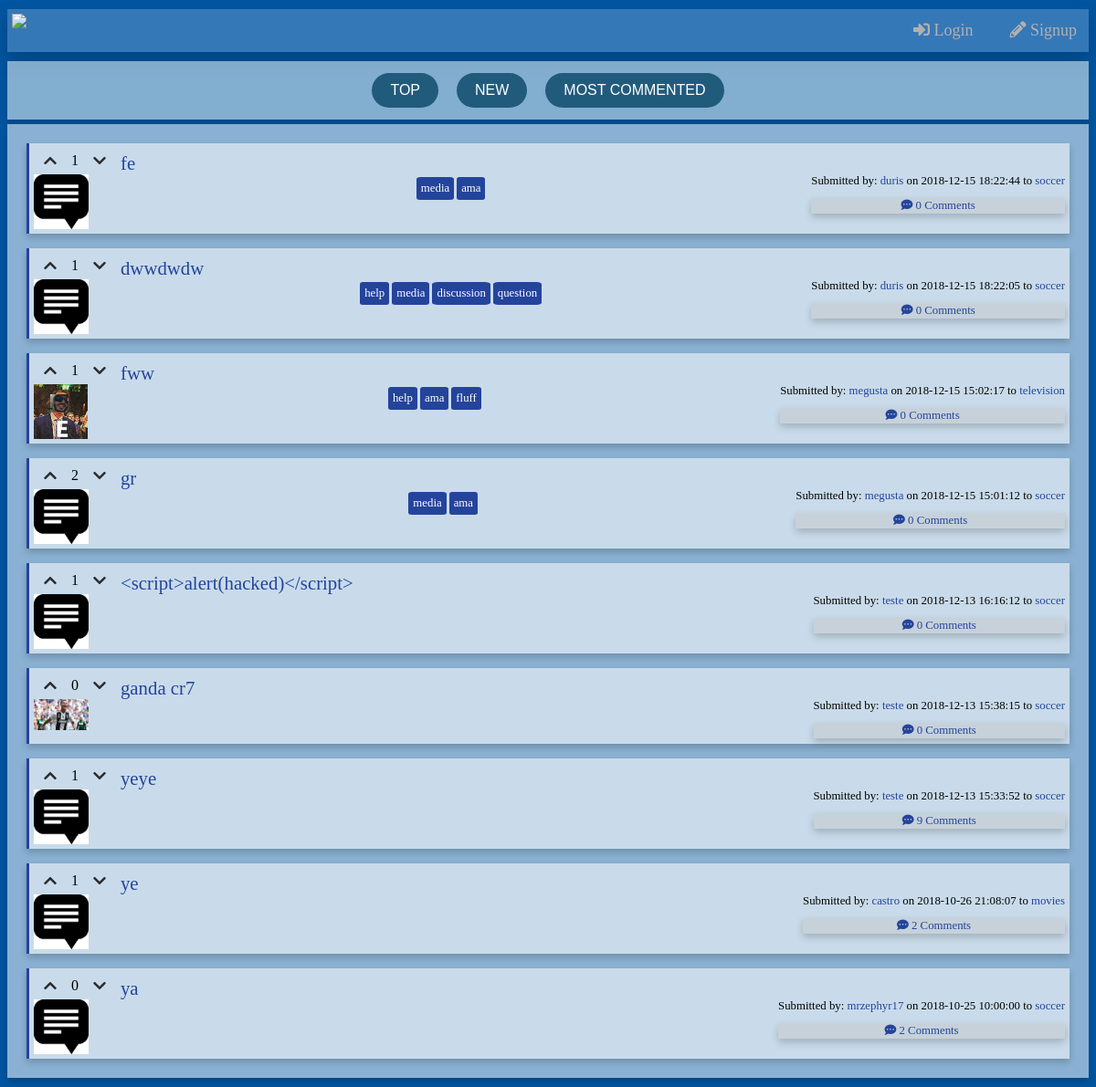
The page /pages/all.php on the database its author committed.
### tables this page shows
CREATE TABLE post (
    post_id INTEGER PRIMARY KEY,
    post_title VARCHAR,
    post_text VARCHAR,
    post_date DATETIME NOT NULL,
    post_img INTEGER REFERENCES image,
    post_op INTEGER NOT NULL REFERENCES user,
    post_father INTEGER REFERENCES post,
    channel_id INTEGER REFERENCES channel
);

CREATE TABLE tag (
    tag_id INTEGER PRIMARY KEY,
    tag_text VARCHAR NOT NULL
);

CREATE TABLE user (
    user_id INTEGER PRIMARY KEY, 
    user_name VARCHAR NOT NULL,
    user_pass VARCHAR NOT NULL,
    user_description VARCHAR,
    user_points INTEGER NOT NULL,
    user_avatar INTEGER REFERENCES image
);

CREATE TABLE channel (
    channel_id INTEGER PRIMARY KEY,
    channel_name VARCHAR NOT NULL,
    channel_desc VARCHAR NOT NULL,
    channel_header INTEGER REFERENCES image,
    channel_creator INTEGER REFERENCES user
);

### database/db_story.php (called while the page is built, shortened)
<?php
    function getAllStories($order = "post_date", $asc_desc = "DESC")
    {
        $db = Database::instance()->db();
        $stmt = $db->prepare("SELECT * FROM post WHERE post_title IS NOT NULL ORDER BY $order $asc_desc");
        $stmt->execute();
        return $stmt->fetchAll();
    }

### database/db_post.php (called while the page is built, shortened)
<?php
    function getVotes($post_id){
        $db = Database::instance()->db();
        $stmt = $db->prepare("SELECT COUNT(*) as numEntries FROM vote WHERE post_id = ?");
        $stmt->execute(array($post_id));
        $res = $stmt->fetch()['numEntries'];
        if($res == 0)
            return 0;
        $stmt = $db->prepare("SELECT SUM(vote) as num_votes FROM vote WHERE post_id = ?");
        $stmt->execute(array($post_id));
        return $stmt->fetch()['num_votes'];
    }
    function getStoryTags($story_id){
        $db = Database::instance()->db();
        $stmt = $db->prepare('SELECT tag_text FROM tag WHERE tag_id IN (SELECT tag_id FROM post_tag WHERE post_id = ?)');
        $stmt->execute(array($story_id));
        return $stmt->fetchAll();
    }
    function getNumComments($post_id){
        $numComments = 0;
        $comments = getChildComments($post_id);
        $result = getNumChildComments($post_id);
        $numComments+=$result;
        foreach($comments as $comment){
            $numComments+=getNumComments($comment['post_id']);
        }
        return $numComments;
    }
    function getChildComments($post_id, $order = "post_date", $asc_desc = "DESC")
    {
        $db = Database::instance()->db();
        $stmt = $db->prepare("SELECT * FROM post WHERE post_father = ? ORDER BY $order $asc_desc");
        $stmt->execute(array($post_id));
        return $stmt->fetchAll();
    }
    function getNumChildComments($post_id){
        $db = Database::instance()->db();
        $stmt = $db->prepare('SELECT COUNT(*) as numComments FROM post GROUP BY post_father HAVING post_father = ?');
        $stmt->execute(array($post_id));
        $res = $stmt->fetch()['numComments'];
        return $res == 0 ? 0 : $res;
    }

### database/db_user.php (called while the page is built, shortened)
<?php
    function getUserName($user_id){
        $db = Database::instance()->db();
        $stmt = $db->prepare('SELECT user_name FROM user WHERE user_id = ?');
        $stmt->execute(array($user_id));
        return $stmt->fetch()['user_name'];
    }

### database/db_channel.php (called while the page is built, shortened)
<?php
    function getChannel($channel_id)
    {
        $db = Database::instance()->db();
        $stmt = $db->prepare('SELECT * FROM channel WHERE channel_id = ?');
        $stmt->execute(array($channel_id));
        return $stmt->fetch();
    }
?>

### templates/tpl_stories.php (the view, shortened to what this page needs)
<?php function draw_stories($stories, $channel_id = null)
{
    ?>
  <section id="stories">
    <?php
    if($channel_id != -1){
    ?>
    <section id="sorting">
        <input type="button" value = "Top">
        <input type="button" value = "New">
        <input type="button" value = "Most commented">
    </section>
    <?php
    }
    ?>
    <section id="list">
  <?php
    foreach ($stories as $story) {
        draw_story_titles($story);
    } ?>
    </section>
<?php
}
    ?>
  <?php
function draw_story_titles($story)
{
  $upvote = 0;
  $downvote = 0;
    ?>
    <div class="titles">
      <div class="flex-container-1">
        <div style= "order: 4" class="title">
          <header><a href="../pages/story.php?id=<?=$story['post_id']?>"><?=htmlentities($story['post_title'])?></a></header>
        </div>
        <div style= "order: 1" class="vote" id="<?=$upvote?>">
            <button name="upvote"> <i class="fas fa-chevron-up"></i> </button>
        </div>
        <div style= "order: 3" class="vote" id="<?=$downvote?>">
            <button name="downvote">  <i class="fas fa-chevron-down"></i> </button>
        </div>
        <div style= "order: 2" class="vote-amount">
          <p><?=getVotes($story['post_id']) ?></p>
        </div>
      </div>
      <div class="flex-container-2">
      <?php
        draw_story_img($story);
      ?>
        <ul>
        <?php
          draw_tags($story['post_id']); ?>
        </ul>
        <?php draw_story_footer($story); ?>
      </div>
    </div>
  <?php
}
function draw_story_footer($story)
{
    ?>
  <footer>Submitted by: <a href="profile.php?id=<?=$story['post_op']?>"><?=getUserName($story['post_op'])?></a> on <?=$story['post_date']?> <?php
  if (basename($_SERVER['PHP_SELF']) !== 'channel.php') {
      ?>
  to <a href="../pages/channel.php?id=<?=$story['channel_id']?>"><?=getChannel($story['channel_id'])['channel_name']?></a>
    <?php
  } ?>
      <div class="num-comments">
      <a href="../pages/story.php?id=<?=$story['post_id']?>"><i class="fas fa-comment-dots"></i> <?=getNumComments($story['post_id'])?> Comments</a>
      </div>
  </footer>
        <?php
}
    ?>
    <?php
  function draw_story_img($story)
  {
      ?>
    <div class="storyimg">
        <img src="../images/originals/<?=$story['post_img']?>.jpg">
    </div>
      <?php
  }
    ?>
  </section> <?php
function draw_tags($story_id)
{
    $tags = getStoryTags($story_id);
    foreach ($tags as $tag) {
        ?>
    <li><a href="search.php?search_text=%23<?=$tag['tag_text']?>&search_type=stories&submit=Search"><?=$tag['tag_text']?></a></li>
    <?php
    }
}
    $children = getChildComments($comment['post_id']); ?>

### pages/all.php (shortened to what this page needs)
<?php
  include_once('../database/db_story.php');
  include_once('../database/db_post.php');
  include_once('../database/db_channel.php');
  include_once('../templates/tpl_common.php');
  include_once('../templates/tpl_stories.php');
  include_once('../database/db_user.php');
  $stories = getAllStories();
  if(isset($_SESSION['username']))
    draw_header($_SESSION['username']);
  else
    draw_header(null);
  foreach ($stories as $k => $story) {
      $stories[$k]['story_comments'] = getChildComments($story['post_id']);
  }
  draw_stories($stories);
  draw_footer();
?>

### templates/tpl_common.php (shortened to what this page needs)
<?php
include_once('../database/db_user.php');
function draw_header($username)
{
    ?>
    <!DOCTYPE html>
    <html>
        <head>
            <link rel="stylesheet" href="../css/style.css">
            <link rel="stylesheet" href="https://use.fontawesome.com/releases/v5.3.1/css/all.css">
        </head>
        <body>
            <header>
        <?php if ($username != null) {
            ?>
            <nav id="mySidenav" class="sidenav">
                <a href="../index.php"><img src="../../res/LogoSmall.png"> </a>
                <a href="javascript:void(0)" class="closebtn" onclick="closeNav()">&times;</a>
                <a href="profile.php?id=<?=getUserId($_SESSION['username'])?>"><i class="fas fa-user"></i> <?=$username?></a>
                <a href="../actions/action_logout.php"><i class="fas fa-arrow-left"></i> Logout</a>
                <a href="all.php"> <i class="fas fa-globe"></i> All</a>
                <a href="search.php"><i class="fas fa-search"></i> Search</a>
                <a href="create_channel.php"><i class="fas fa-plus-circle"></i> Create channel</a>
                <a href="add_story.php"><i class="fas fa-plus-circle"></i> Add story</a>
            </nav>
            <div class="menu">
             <span  onclick="openNav()">&#9776; Menu</span>
            </div>
             <div class = "header-flexbox">
                <a href="../index.php"><img src="../../res/LogoSmall.png"> </a>
                <div style= "order: 3" class="account">
                    <nav>
                        <ul>
                        <li><a href="profile.php?id=<?=getUserId($_SESSION['username'])?>"><i class="fas fa-user"></i> <?=$username?></a></li>
                        <li><a href="../actions/action_logout.php"><i class="fas fa-arrow-left"></i> Logout</a></li>
                        <ul>
                    </nav>
                </div>
                <div style= "order: 2" class="toolbar">
                    <nav>
                        <ul>
                        <li><a href="all.php"> <i class="fas fa-globe"></i> All</a></li>
                        <li><a href="search.php"><i class="fas fa-search"></i> Search</a></li>
                        <li><a href="create_channel.php"><i class="fas fa-plus-circle"></i> Create channel</a></li>
                        <li><a href="add_story.php"><i class="fas fa-plus-circle"></i> Add story</a></li>
                    </nav>
                </div>
                    </ul>
                </nav>
            <?php
        }else{
            ?>
             <div class = "header-flexbox">
             <a href="../index.php"><img src="../../res/LogoSmall.png"> </a>
                <div class="account">
                    <nav>
                        <ul>
                        <li><a href="login.php"><i class="fas fa-sign-in-alt"></i> Login</a></li>
                        <li><a href="signup.php"><i class="fas fa-pencil-alt"></i> Signup</a></li>
                    </nav>
                </div>
            </div>
            <?php
        } ?>
            </header>
<?php
} ?>
<?php function draw_footer()
    {
        ?>
  </body>
</html>
<?php
    } ?>

### css/style.css (style rules this page uses)
body { text-align: center; background-image: url(../../res/background.png); background-size: cover; background-repeat: no-repeat; --bg-color: rgb(0, 85, 160); --panel-color: rgb(2, 32, 66); --main-color: rgb(36, 68, 156); --dark-color: #333; --light-color: rgb(204, 204, 204); --serif-font: 'Merriweather'; --sans-font: 'Open Sans Condensed'; --success-bg-color: #DFF2BF; --success-fg-color: #4F8A10; --error-bg-color: #FFD2D2; --error-fg-color: #D8000C; background-color: var(--bg-color); }
a, p, input, li { font-family: var(--serif-font), serif; }
a { color: var(--main-color); text-decoration: none; }
button { border: none; cursor: pointer; }
input[type="submit"], input[type="button"],input[type="file"],label[for="file"] { padding: 0.6em; margin: 0.5em; -webkit-transition-duration: 0.4s; transition-duration: 0.4s; background: rgb(33, 91, 124); color: var(--panel-color); font-family: Arial, Helvetica, sans-serif; font-size: 1.2em; border:none; border-radius: 2px; text-transform: uppercase; }
.account > nav > ul { padding: auto; }
.header-flexbox { display: flex; flex: 1 1 auto; justify-content: space-between; padding: 5px; background-color: rgb(53, 120, 184); box-shadow: 0 10px 20px 0 rgba(0, 0, 0, 0.2); margin-top: 10px; margin-bottom: 10px; }
.header-flexbox > div > nav > ul { list-style-type: none; margin: 0; padding: 0; overflow: hidden; }
.header-flexbox > div > nav > ul > li { list-style-type: none; float: left; }
.header-flexbox > div > nav > ul > li > a { padding: 8px 8px 8px 32px; text-decoration: none; font-size: 18px; color: #b3b0b0; display: block; transition: 0.3s; }
.storyimg > img { display: block; max-width:60%; max-height:30%; width: auto; height: auto; }
.title { overflow:hidden; }
#stories { display: block; }
#list { margin-bottom: 10px; padding: 5px; background: rgba(255, 255, 255, 0.541); box-shadow: 0 4px 8px 0 rgba(0, 0, 0, 0.2); }
#sorting { padding: 5px; background: rgba(240, 250, 249, 0.541); box-shadow: 0 4px 8px 0 rgba(0, 0, 0, 0.2); margin-top: 5px; margin-bottom: 5px; }
#sorting > input { font-size: 16px; background-color: rgb(33, 91, 124); -moz-border-radius:28px; -webkit-border-radius:28px; border-radius:28px; color: white; padding: 10px 20px; text-align: center; text-decoration: none; }
.titles { display: block; border-left: 3px solid var(--main-color);; margin: 1em; padding: 5px; background: rgba(255, 255, 255, 0.541); box-shadow: 0 4px 8px 0 rgba(0, 0, 0, 0.2); }
.title { font-size: 1.3em; }
.flex-container-1 { display: flex; }
.flex-container-1 > * { text-align: center; padding-left: 5px; padding-right: 5px; padding-top: 5px; }
.vote-amount > p { margin:0; font-size: 1em; }
.vote > button { font-size: 1em; background-color:transparent; -webkit-transition-duration: 0.4s; transition-duration: 0.4s; color: rgb(41, 43, 46); }
.flex-container-2 { display: flex; flex-direction: row; flex: 1 1 auto; justify-content: space-between; }
.flex-container-2 > div > img { max-width:60px; max-height:60px; width: auto; height: auto; }
.flex-container-2 > ul { list-style-type: none; margin: 0; padding-left: 5px; }
.flex-container-2 > ul > li { font-size: 0.7em; float: left; padding: 5px; margin-top: 3px; margin-right: 3px; color: white; border-radius: 10%; font-size: 0.8em; background-color:var(--main-color); text-align: center; }
.flex-container-2 > ul > li > a { color: white; }
.flex-container-2 > footer { font-size: 0.8em; }
.num-comments { color: black; padding: 1px; background: rgba(192, 192, 192, 0.4); box-shadow: 0 4px 8px 0 rgba(0, 0, 0, 0.2); margin-top: 11px; margin-bottom: 1px; }

### rows shown on the page
post: post_title "fe", post_id "1", post_op.user_name "duris", post_date "2018-12-15 18:22:44", channel.channel_name "soccer", post_id "0"
tag: tag_text "media"
tag: tag_text "ama"
post: post_title "dwwdwdw", post_id "1", post_op.user_name "duris", post_date "2018-12-15 18:22:05", channel.channel_name "soccer", post_id "0"
tag: tag_text "help"
tag: tag_text "discussion"
tag: tag_text "question"
post: post_title "fww", post_id "1", shows a picture, post_op.user_name "megusta", post_date "2018-12-15 15:02:17", channel.channel_name "television", post_id "0"
tag: tag_text "fluff"
post: post_title "gr", post_id "2", post_op.user_name "megusta", post_date "2018-12-15 15:01:12", channel.channel_name "soccer", post_id "0"
post: post_title "<script>alert(hacked)</script>", post_id "1", post_op.user_name "teste", post_date "2018-12-13 16:16:12", channel.channel_name "soccer", post_id "0"
post: post_title "ganda cr7", post_id "0", shows a picture, post_op.user_name "teste", post_date "2018-12-13 15:38:15", channel.channel_name "soccer"
post: post_title "yeye", post_id "1", post_op.user_name "teste", post_date "2018-12-13 15:33:52", channel.channel_name "soccer", post_id "9"
post: post_title "ye", post_id "1", post_op.user_name "castro", post_date "2018-10-26 21:08:07", channel.channel_name "movies", post_id "2"
post: post_title "ya", post_id "0", post_op.user_name "mrzephyr17", post_date "2018-10-25 10:00:00", channel.channel_name "soccer", post_id "2"
